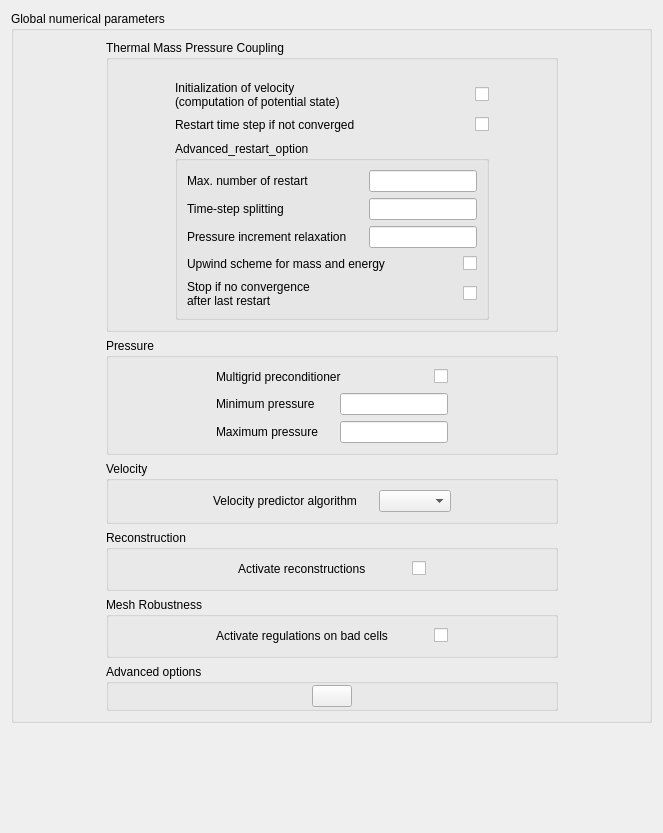
<?xml version="1.0" encoding="UTF-8"?>
<ui version="4.0">
 <class>GlobalNumericalParameters</class>
 <widget class="QWidget" name="GlobalNumericalParameters">
  <property name="geometry">
   <rect>
    <x>0</x>
    <y>0</y>
    <width>659</width>
    <height>833</height>
   </rect>
  </property>
  <property name="windowTitle">
   <string>Form</string>
  </property>
  <layout class="QGridLayout" name="gridLayout_7">
   <item row="3" column="0">
    <spacer>
     <property name="orientation">
      <enum>Qt::Vertical</enum>
     </property>
     <property name="sizeHint" stdset="0">
      <size>
       <width>641</width>
       <height>16</height>
      </size>
     </property>
    </spacer>
   </item>
   <item row="1" column="0">
    <widget class="QGroupBox" name="groupBoxGlobalNumericalParam">
     <property name="title">
      <string>Global numerical parameters</string>
     </property>
     <layout class="QGridLayout" name="gridLayout_5">
      <item row="1" column="0">
       <spacer>
        <property name="orientation">
         <enum>Qt::Horizontal</enum>
        </property>
        <property name="sizeHint" stdset="0">
         <size>
          <width>74</width>
          <height>20</height>
         </size>
        </property>
       </spacer>
      </item>
      <item row="1" column="1">
       <widget class="QGroupBox" name="groupBox">
        <property name="title">
         <string>Thermal Mass Pressure Coupling</string>
        </property>
        <layout class="QGridLayout" name="gridLayout_2">
         <item row="0" column="0" rowspan="3">
          <spacer>
           <property name="orientation">
            <enum>Qt::Horizontal</enum>
           </property>
           <property name="sizeHint" stdset="0">
            <size>
             <width>40</width>
             <height>20</height>
            </size>
           </property>
          </spacer>
         </item>
         <item row="0" column="2" rowspan="3">
          <spacer>
           <property name="orientation">
            <enum>Qt::Horizontal</enum>
           </property>
           <property name="sizeHint" stdset="0">
            <size>
             <width>40</width>
             <height>20</height>
            </size>
           </property>
          </spacer>
         </item>
         <item row="2" column="1">
          <layout class="QHBoxLayout">
           <property name="spacing">
            <number>6</number>
           </property>
           <property name="margin">
            <number>0</number>
           </property>
           <item>
            <widget class="QLabel" name="label_6">
             <property name="toolTip">
              <string>This initialization is not possible for compressible fields</string>
             </property>
             <property name="text">
              <string>Initialization of velocity
(computation of potential state)</string>
             </property>
            </widget>
           </item>
           <item>
            <spacer>
             <property name="orientation">
              <enum>Qt::Horizontal</enum>
             </property>
             <property name="sizeHint" stdset="0">
              <size>
               <width>16</width>
               <height>20</height>
              </size>
             </property>
            </spacer>
           </item>
           <item>
            <widget class="QCheckBox" name="checkBoxPotentialState">
             <property name="text">
              <string/>
             </property>
            </widget>
           </item>
          </layout>
         </item>
         <item row="4" column="1">
          <widget class="QGroupBox" name="groupBoxRestartOption">
           <property name="title">
            <string>Advanced_restart_option</string>
           </property>
           <layout class="QGridLayout" name="gridLayout">
            <item row="0" column="0">
             <layout class="QHBoxLayout" name="horizontalLayout_3">
              <item>
               <widget class="QLabel" name="labelMaxRestart">
                <property name="text">
                 <string>Max. number of restart</string>
                </property>
               </widget>
              </item>
              <item>
               <spacer name="horizontalSpacer">
                <property name="orientation">
                 <enum>Qt::Horizontal</enum>
                </property>
                <property name="sizeHint" stdset="0">
                 <size>
                  <width>16</width>
                  <height>20</height>
                 </size>
                </property>
               </spacer>
              </item>
              <item>
               <widget class="QLineEdit" name="lineEditMaxRestart"/>
              </item>
             </layout>
            </item>
            <item row="1" column="0">
             <layout class="QHBoxLayout" name="horizontalLayout_4">
              <item>
               <widget class="QLabel" name="labelTimeSplitting">
                <property name="text">
                 <string>Time-step splitting</string>
                </property>
               </widget>
              </item>
              <item>
               <spacer name="horizontalSpacer_2">
                <property name="orientation">
                 <enum>Qt::Horizontal</enum>
                </property>
                <property name="sizeHint" stdset="0">
                 <size>
                  <width>16</width>
                  <height>20</height>
                 </size>
                </property>
               </spacer>
              </item>
              <item>
               <widget class="QLineEdit" name="lineEditTimeSplitting"/>
              </item>
             </layout>
            </item>
            <item row="2" column="0">
             <layout class="QHBoxLayout" name="horizontalLayout_5">
              <item>
               <widget class="QLabel" name="labelPressureRelaxation">
                <property name="text">
                 <string>Pressure increment relaxation</string>
                </property>
               </widget>
              </item>
              <item>
               <spacer name="horizontalSpacer_3">
                <property name="orientation">
                 <enum>Qt::Horizontal</enum>
                </property>
                <property name="sizeHint" stdset="0">
                 <size>
                  <width>16</width>
                  <height>20</height>
                 </size>
                </property>
               </spacer>
              </item>
              <item>
               <widget class="QLineEdit" name="lineEditPressureRelaxation"/>
              </item>
             </layout>
            </item>
            <item row="3" column="0">
             <layout class="QHBoxLayout" name="horizontalLayout_8">
              <item>
               <widget class="QLabel" name="labelUpwindAlphaEnergy">
                <property name="text">
                 <string>Upwind scheme for mass and energy</string>
                </property>
               </widget>
              </item>
              <item>
               <spacer name="horizontalSpacer_6">
                <property name="orientation">
                 <enum>Qt::Horizontal</enum>
                </property>
                <property name="sizeHint" stdset="0">
                 <size>
                  <width>16</width>
                  <height>20</height>
                 </size>
                </property>
               </spacer>
              </item>
              <item>
               <widget class="QCheckBox" name="checkBoxUpwindAlphaEnergy">
                <property name="text">
                 <string/>
                </property>
               </widget>
              </item>
             </layout>
            </item>
            <item row="4" column="0">
             <layout class="QHBoxLayout" name="horizontalLayout_13">
              <item>
               <widget class="QLabel" name="label_13">
                <property name="text">
                 <string>Stop if no convergence
after last restart</string>
                </property>
               </widget>
              </item>
              <item>
               <spacer name="horizontalSpacer_11">
                <property name="orientation">
                 <enum>Qt::Horizontal</enum>
                </property>
                <property name="sizeHint" stdset="0">
                 <size>
                  <width>16</width>
                  <height>20</height>
                 </size>
                </property>
               </spacer>
              </item>
              <item>
               <widget class="QCheckBox" name="checkBoxStopRestart">
                <property name="text">
                 <string/>
                </property>
               </widget>
              </item>
             </layout>
            </item>
           </layout>
          </widget>
         </item>
         <item row="3" column="1">
          <layout class="QHBoxLayout">
           <property name="spacing">
            <number>6</number>
           </property>
           <property name="margin">
            <number>0</number>
           </property>
           <item>
            <widget class="QLabel" name="label_5">
             <property name="text">
              <string>Restart time step if not converged</string>
             </property>
            </widget>
           </item>
           <item>
            <spacer>
             <property name="orientation">
              <enum>Qt::Horizontal</enum>
             </property>
             <property name="sizeHint" stdset="0">
              <size>
               <width>16</width>
               <height>20</height>
              </size>
             </property>
            </spacer>
           </item>
           <item>
            <widget class="QCheckBox" name="checkBoxRestart">
             <property name="text">
              <string/>
             </property>
            </widget>
           </item>
          </layout>
         </item>
        </layout>
       </widget>
      </item>
      <item row="1" column="2">
       <spacer>
        <property name="orientation">
         <enum>Qt::Horizontal</enum>
        </property>
        <property name="sizeHint" stdset="0">
         <size>
          <width>74</width>
          <height>20</height>
         </size>
        </property>
       </spacer>
      </item>
      <item row="2" column="1">
       <widget class="QGroupBox" name="groupBox_4">
        <property name="title">
         <string>Pressure</string>
        </property>
        <layout class="QGridLayout" name="gridLayout_3">
         <item row="0" column="0">
          <spacer>
           <property name="orientation">
            <enum>Qt::Horizontal</enum>
           </property>
           <property name="sizeHint" stdset="0">
            <size>
             <width>98</width>
             <height>20</height>
            </size>
           </property>
          </spacer>
         </item>
         <item row="0" column="1">
          <layout class="QVBoxLayout" name="verticalLayout">
           <item>
            <layout class="QHBoxLayout">
             <property name="spacing">
              <number>6</number>
             </property>
             <property name="margin">
              <number>0</number>
             </property>
             <item>
              <widget class="QLabel" name="label_10">
               <property name="text">
                <string>Multigrid preconditioner</string>
               </property>
              </widget>
             </item>
             <item>
              <spacer>
               <property name="orientation">
                <enum>Qt::Horizontal</enum>
               </property>
               <property name="sizeHint" stdset="0">
                <size>
                 <width>16</width>
                 <height>20</height>
                </size>
               </property>
              </spacer>
             </item>
             <item>
              <widget class="QCheckBox" name="checkBoxMultigrid">
               <property name="text">
                <string/>
               </property>
              </widget>
             </item>
            </layout>
           </item>
           <item>
            <layout class="QHBoxLayout" name="horizontalLayout_11">
             <item>
              <widget class="QLabel" name="labelMinimumPressure">
               <property name="text">
                <string>Minimum pressure</string>
               </property>
              </widget>
             </item>
             <item>
              <spacer name="horizontalSpacer_9">
               <property name="orientation">
                <enum>Qt::Horizontal</enum>
               </property>
               <property name="sizeHint" stdset="0">
                <size>
                 <width>16</width>
                 <height>20</height>
                </size>
               </property>
              </spacer>
             </item>
             <item>
              <widget class="QLineEdit" name="lineEditMinimumPressure"/>
             </item>
            </layout>
           </item>
           <item>
            <layout class="QHBoxLayout" name="horizontalLayout_12">
             <item>
              <widget class="QLabel" name="labelMaximumPressure">
               <property name="text">
                <string>Maximum pressure</string>
               </property>
              </widget>
             </item>
             <item>
              <spacer name="horizontalSpacer_10">
               <property name="orientation">
                <enum>Qt::Horizontal</enum>
               </property>
               <property name="sizeHint" stdset="0">
                <size>
                 <width>16</width>
                 <height>20</height>
                </size>
               </property>
              </spacer>
             </item>
             <item>
              <widget class="QLineEdit" name="lineEditMaximumPressure"/>
             </item>
            </layout>
           </item>
          </layout>
         </item>
         <item row="0" column="2">
          <spacer>
           <property name="orientation">
            <enum>Qt::Horizontal</enum>
           </property>
           <property name="sizeHint" stdset="0">
            <size>
             <width>98</width>
             <height>20</height>
            </size>
           </property>
          </spacer>
         </item>
        </layout>
       </widget>
      </item>
      <item row="3" column="1">
       <widget class="QGroupBox" name="groupBox_5">
        <property name="title">
         <string>Velocity</string>
        </property>
        <layout class="QGridLayout" name="gridLayout_6">
         <item row="0" column="0">
          <spacer name="horizontalSpacer_14">
           <property name="orientation">
            <enum>Qt::Horizontal</enum>
           </property>
           <property name="sizeHint" stdset="0">
            <size>
             <width>71</width>
             <height>20</height>
            </size>
           </property>
          </spacer>
         </item>
         <item row="0" column="1">
          <layout class="QVBoxLayout" name="verticalLayout_2">
           <item>
            <layout class="QHBoxLayout" name="horizontalLayout_2">
             <item>
              <widget class="QLabel" name="label_3">
               <property name="text">
                <string>Velocity predictor algorithm</string>
               </property>
              </widget>
             </item>
             <item>
              <spacer name="horizontalSpacer_13">
               <property name="orientation">
                <enum>Qt::Horizontal</enum>
               </property>
               <property name="sizeHint" stdset="0">
                <size>
                 <width>16</width>
                 <height>20</height>
                </size>
               </property>
              </spacer>
             </item>
             <item>
              <widget class="QComboBox" name="comboBoxVelocityAlgorithm"/>
             </item>
            </layout>
           </item>
          </layout>
         </item>
         <item row="0" column="2">
          <spacer name="horizontalSpacer_15">
           <property name="orientation">
            <enum>Qt::Horizontal</enum>
           </property>
           <property name="sizeHint" stdset="0">
            <size>
             <width>71</width>
             <height>20</height>
            </size>
           </property>
          </spacer>
         </item>
        </layout>
       </widget>
      </item>
      <item row="4" column="1">
       <widget class="QGroupBox" name="groupBox_3">
        <property name="title">
         <string>Reconstruction</string>
        </property>
        <layout class="QGridLayout" name="gridLayout_4">
         <item row="0" column="0">
          <spacer>
           <property name="orientation">
            <enum>Qt::Horizontal</enum>
           </property>
           <property name="sizeHint" stdset="0">
            <size>
             <width>69</width>
             <height>20</height>
            </size>
           </property>
          </spacer>
         </item>
         <item row="0" column="1">
          <layout class="QVBoxLayout" name="verticalLayout_3">
           <item>
            <layout class="QHBoxLayout">
             <property name="spacing">
              <number>6</number>
             </property>
             <property name="margin">
              <number>0</number>
             </property>
             <item>
              <widget class="QLabel" name="label_8">
               <property name="text">
                <string>Activate reconstructions</string>
               </property>
              </widget>
             </item>
             <item>
              <spacer>
               <property name="orientation">
                <enum>Qt::Horizontal</enum>
               </property>
               <property name="sizeHint" stdset="0">
                <size>
                 <width>40</width>
                 <height>20</height>
                </size>
               </property>
              </spacer>
             </item>
             <item>
              <widget class="QCheckBox" name="checkBoxFacesReconstruction">
               <property name="text">
                <string/>
               </property>
              </widget>
             </item>
            </layout>
           </item>
          </layout>
         </item>
         <item row="0" column="2">
          <spacer>
           <property name="orientation">
            <enum>Qt::Horizontal</enum>
           </property>
           <property name="sizeHint" stdset="0">
            <size>
             <width>68</width>
             <height>20</height>
            </size>
           </property>
          </spacer>
         </item>
        </layout>
       </widget>
      </item>
      <item row="5" column="1">
       <widget class="QGroupBox" name="gridGroupBox">
        <property name="title">
         <string>Mesh Robustness</string>
        </property>
        <layout class="QGridLayout" name="gridLayout_9">
         <item row="1" column="1">
          <layout class="QHBoxLayout" name="horizontalLayout">
           <item>
            <widget class="QLabel" name="label_2">
             <property name="text">
              <string>Activate regulations on bad cells</string>
             </property>
            </widget>
           </item>
           <item>
            <spacer name="horizontalSpacer_5">
             <property name="orientation">
              <enum>Qt::Horizontal</enum>
             </property>
             <property name="sizeHint" stdset="0">
              <size>
               <width>40</width>
               <height>20</height>
              </size>
             </property>
            </spacer>
           </item>
           <item>
            <widget class="QCheckBox" name="checkBoxRegulBadCells">
             <property name="text">
              <string/>
             </property>
            </widget>
           </item>
          </layout>
         </item>
         <item row="1" column="2">
          <spacer name="horizontalSpacer_4">
           <property name="orientation">
            <enum>Qt::Horizontal</enum>
           </property>
           <property name="sizeHint" stdset="0">
            <size>
             <width>40</width>
             <height>20</height>
            </size>
           </property>
          </spacer>
         </item>
         <item row="1" column="0">
          <spacer name="horizontalSpacer_7">
           <property name="orientation">
            <enum>Qt::Horizontal</enum>
           </property>
           <property name="sizeHint" stdset="0">
            <size>
             <width>40</width>
             <height>20</height>
            </size>
           </property>
          </spacer>
         </item>
        </layout>
       </widget>
      </item>
      <item row="6" column="1">
       <widget class="QGroupBox" name="groupBox">
        <property name="title">
         <string>Advanced options</string>
        </property>
        <layout class="QHBoxLayout">
         <property name="spacing">
          <number>6</number>
         </property>
         <property name="margin">
          <number>1</number>
         </property>
         <item>
          <spacer>
           <property name="orientation">
            <enum>Qt::Horizontal</enum>
           </property>
           <property name="sizeHint" stdset="0">
            <size>
             <width>40</width>
             <height>20</height>
            </size>
           </property>
          </spacer>
         </item>
         <item>
          <layout class="QHBoxLayout">
           <property name="spacing">
            <number>6</number>
           </property>
           <property name="margin">
            <number>0</number>
           </property>
           <item>
            <widget class="QPushButton" name="pushButtonAdvanced">
             <property name="text">
              <string/>
             </property>
             <property name="icon">
              <iconset>
               <normaloff>:/new/prefix1/data/icons/22x22/preferences-system.png</normaloff>:/new/prefix1/data/icons/22x22/preferences-system.png</iconset>
             </property>
             <property name="iconSize">
              <size>
               <width>22</width>
               <height>22</height>
              </size>
             </property>
            </widget>
           </item>
          </layout>
         </item>
         <item>
          <spacer>
           <property name="orientation">
            <enum>Qt::Horizontal</enum>
           </property>
           <property name="sizeHint" stdset="0">
            <size>
             <width>40</width>
             <height>20</height>
            </size>
           </property>
          </spacer>
         </item>
        </layout>
       </widget>
      </item>
     </layout>
    </widget>
   </item>
  </layout>
 </widget>
 <resources/>
 <connections/>
</ui>
